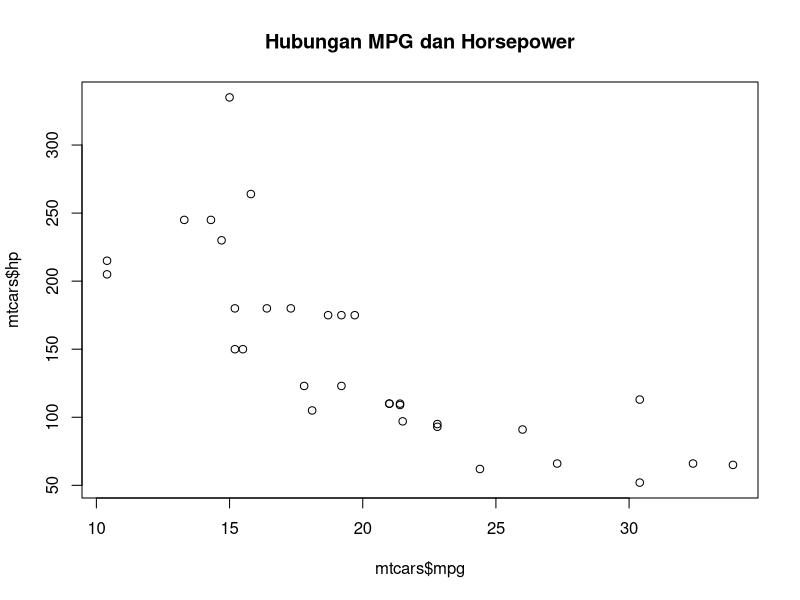

Reproduce this figure in R.
data <- mtcars
summary("mtcars")
sum(mtcars$mpg)
sd(mtcars$mpg)
plot(mtcars$mpg, mtcars$hp, main="Hubungan MPG dan Horsepower")
